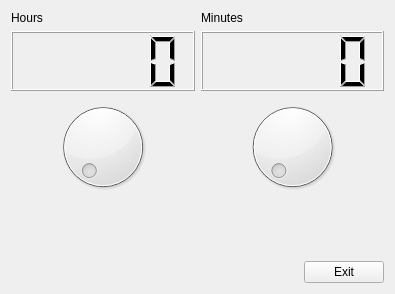
<?xml version="1.0" encoding="UTF-8"?>
<!--(c) FIBerHub, https://fiberhub.tk-->
<ui version="4.0">
 <class>Exercici1</class>
 <widget class="QWidget" name="Exercici1">
  <property name="geometry">
   <rect>
    <x>0</x>
    <y>0</y>
    <width>395</width>
    <height>294</height>
   </rect>
  </property>
  <property name="windowTitle">
   <string>Principal</string>
  </property>
  <layout class="QVBoxLayout" name="verticalLayout_2">
   <item>
    <layout class="QVBoxLayout" name="verticalLayout">
     <item>
      <layout class="QHBoxLayout" name="horizontalLayout_4">
       <item>
        <widget class="QLabel" name="hourLabel">
         <property name="text">
          <string>Hours</string>
         </property>
        </widget>
       </item>
       <item>
        <widget class="QLabel" name="minuteLabel">
         <property name="text">
          <string>Minutes</string>
         </property>
        </widget>
       </item>
      </layout>
     </item>
     <item>
      <layout class="QHBoxLayout" name="horizontalLayout">
       <item>
        <widget class="QLCDNumber" name="HoursNumber"/>
       </item>
       <item>
        <widget class="QLCDNumber" name="MinutesNumber">
         <property name="minimumSize">
          <size>
           <width>0</width>
           <height>60</height>
          </size>
         </property>
        </widget>
       </item>
      </layout>
     </item>
     <item>
      <layout class="QHBoxLayout" name="horizontalLayout_2">
       <item>
        <widget class="QDial" name="HourDial">
         <property name="maximum">
          <number>23</number>
         </property>
        </widget>
       </item>
       <item>
        <widget class="QDial" name="MinuteDial">
         <property name="maximum">
          <number>59</number>
         </property>
        </widget>
       </item>
      </layout>
     </item>
    </layout>
   </item>
   <item>
    <spacer name="verticalSpacer">
     <property name="orientation">
      <enum>Qt::Vertical</enum>
     </property>
     <property name="sizeHint" stdset="0">
      <size>
       <width>20</width>
       <height>40</height>
      </size>
     </property>
    </spacer>
   </item>
   <item>
    <layout class="QHBoxLayout" name="horizontalLayout_3">
     <item>
      <spacer name="horizontalSpacer">
       <property name="orientation">
        <enum>Qt::Horizontal</enum>
       </property>
       <property name="sizeHint" stdset="0">
        <size>
         <width>40</width>
         <height>20</height>
        </size>
       </property>
      </spacer>
     </item>
     <item>
      <widget class="QPushButton" name="exitButton">
       <property name="text">
        <string>Exit</string>
       </property>
       <property name="shortcut">
        <string/>
       </property>
      </widget>
     </item>
    </layout>
   </item>
  </layout>
 </widget>
 <resources/>
 <connections>
  <connection>
   <sender>exitButton</sender>
   <signal>clicked()</signal>
   <receiver>Exercici1</receiver>
   <slot>close()</slot>
   <hints>
    <hint type="sourcelabel">
     <x>387</x>
     <y>390</y>
    </hint>
    <hint type="destinationlabel">
     <x>345</x>
     <y>137</y>
    </hint>
   </hints>
  </connection>
  <connection>
   <sender>HourDial</sender>
   <signal>valueChanged(int)</signal>
   <receiver>HoursNumber</receiver>
   <slot>display(int)</slot>
   <hints>
    <hint type="sourcelabel">
     <x>117</x>
     <y>153</y>
    </hint>
    <hint type="destinationlabel">
     <x>178</x>
     <y>59</y>
    </hint>
   </hints>
  </connection>
  <connection>
   <sender>MinuteDial</sender>
   <signal>valueChanged(int)</signal>
   <receiver>MinutesNumber</receiver>
   <slot>display(int)</slot>
   <hints>
    <hint type="sourcelabel">
     <x>237</x>
     <y>167</y>
    </hint>
    <hint type="destinationlabel">
     <x>288</x>
     <y>71</y>
    </hint>
   </hints>
  </connection>
 </connections>
</ui>
